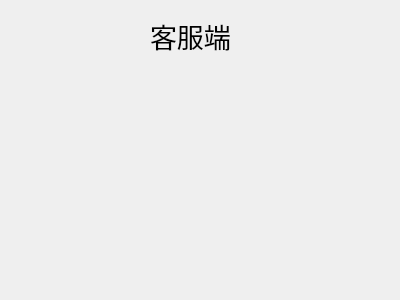
<?xml version="1.0" encoding="UTF-8"?>
<ui version="4.0">
 <class>ClientWidget</class>
 <widget class="QWidget" name="ClientWidget">
  <property name="geometry">
   <rect>
    <x>0</x>
    <y>0</y>
    <width>400</width>
    <height>300</height>
   </rect>
  </property>
  <property name="windowTitle">
   <string>Form</string>
  </property>
  <widget class="QLabel" name="label">
   <property name="geometry">
    <rect>
     <x>150</x>
     <y>20</y>
     <width>91</width>
     <height>31</height>
    </rect>
   </property>
   <property name="font">
    <font>
     <pointsize>20</pointsize>
    </font>
   </property>
   <property name="text">
    <string>客服端</string>
   </property>
  </widget>
 </widget>
 <resources/>
 <connections/>
</ui>
